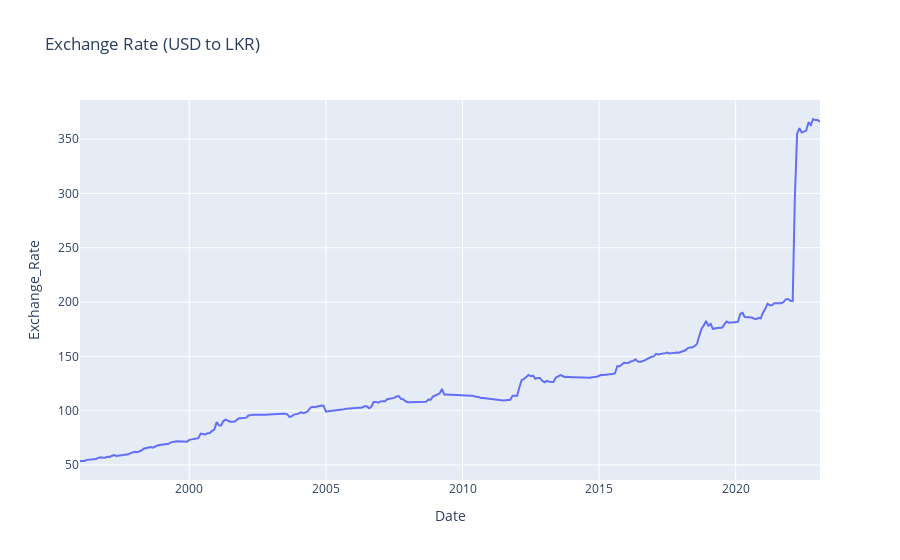

Notebook cell for this chart:
### Code cell
# Create a line plot of the LAD values over time using Plotly
fig = px.line(exchange_rate, x=exchange_rate.index, y='Exchange_Rate', title='Exchange Rate (USD to LKR)')
fig.show()

### Figure 1 — Plotly figure (JSON) as saved in the notebook; plotly's stock layout.template omitted (floating-point values rounded to 4 significant figures; data arrays with more than 128 entries replaced by an {"elided": "..."} marker saying what was removed)
{"data": [{"hovertemplate": "Date=%{x}<br>Exchange_Rate=%{y}<extra></extra>", "legendgroup": "", "line": {"color": "#636efa", "dash": "solid"}, "marker": {"symbol": "circle"}, "mode": "lines", "name": "", "orientation": "v", "showlegend": false, "x": {"elided": "326 str values"}, "xaxis": "x", "y": {"elided": "326 float values"}, "yaxis": "y", "type": "scatter"}], "layout": {"xaxis": {"anchor": "y", "domain": [0.0, 1.0], "title": {"text": "Date"}}, "yaxis": {"anchor": "x", "domain": [0.0, 1.0], "title": {"text": "Exchange_Rate"}}, "legend": {"tracegroupgap": 0}, "title": {"text": "Exchange Rate (USD to LKR)"}}}
